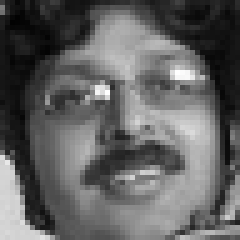
#> input picture assets/happy/happy-0607.jpg, 48 x 48 px, found by its file name (shown 5 times larger); its folder holds 3 pictures in this run
$ jupyter execute --allow-errors test.ipynb   (older library calls are emulated)
#> lines starting #> are read from the running program, lines starting #| are printed output that depends on the picture; long printed decimals are rounded
[cell 1]
import pandas as pd
import numpy as np
import cv2
from pathlib import Path
import matplotlib.pyplot as plt
import skimage
from skimage import io

[cell 2]
PATH = Path().cwd().parent.parent
DDIR = PATH / 'tugas-2' / 'assets'
DDIR

[cell 3]
img_listNo = [int(i) for i in range(607, 610)]
img_listNo

[cell 4]
# Konversi ke matrix pixel
save = []
for j in img_listNo:
    pixel = cv2.imread(f'D:/KULIAH/Mata Kuliah/semester-4/PPDM/tugas-2/assets/happy/happy-0{img_listNo}.jpg', 0)
    save.append(pixel)
#> pass 2 of the loop `for j in img_listNo:`:
#> pass 3 of the loop `for j in img_listNo:`:

save[0]

[cell 5]
# Color Histogram
# Looping untuk menampilkan setiap gambar
for img in range(len(img_listNo)):
    # Size canvas visualisasi
    plt.figure(figsize=(30,4))

    # Read gambar grayscale, lgsg berubah jadi pixel matriks
    img = io.imread(f'D:/KULIAH/Mata Kuliah/semester-4/PPDM/tugas-2/assets/happy/happy-0{img_listNo[img]}.jpg')
#> img is the input picture: shape (48, 48); min 2, max 255, mean 97.3

    # Pembuatan colour histogram
    histogram, _ = np.histogram(img, bins=np.arange(0, 257))
#> histogram = 256 values, max 31 at index 20, min 0 at index 0, mean 9

    # Menampilkan hasil
    plt.subplot(131), plt.imshow(img, cmap='gray')
    plt.title('Grayscale Image'), plt.xticks([]), plt.yticks([])
    plt.subplot(132), plt.bar(np.arange(0, 256), histogram)
    plt.title('Colour Histogram'), plt.xlabel('Bins'), plt.ylabel('Num of Pixel')
    plt.show()
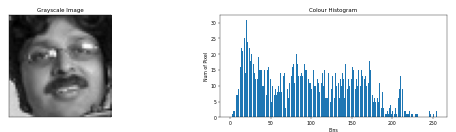
#> figure drawn by matplotlib, 2 panels; panel 2: tallest bar 31 high, from x = 19.6 to 20.4
#> pass 2 of the loop `for img in range(len(img_listNo)):`:
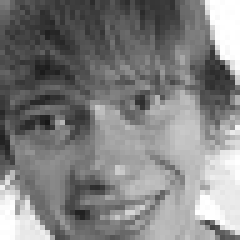
#> input picture assets/happy/happy-0608.jpg, 48 x 48 px, found by its file name (shown 5 times larger)
#> img is the input picture: shape (48, 48); min 23, max 255, mean 128.8
#> histogram = 256 values, max 48 at index 255, min 0 at index 0, mean 9
#> `plt.show()`:
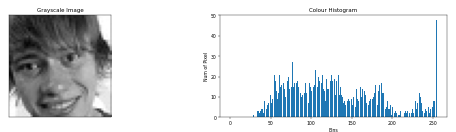
#> figure drawn by matplotlib, 2 panels; panel 2: tallest bar 48 high, from x = 254.6 to 255.4
#> pass 3 of the loop `for img in range(len(img_listNo)):`:
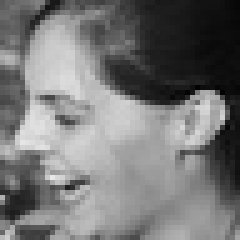
#> input picture assets/happy/happy-0609.jpg, 48 x 48 px, found by its file name (shown 5 times larger)
#> img is the input picture: shape (48, 48); min 3, max 231, mean 118.2
#> histogram = 256 values, max 26 at index 160, min 0 at index 0, mean 9
#> `plt.show()`:
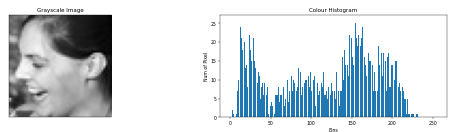
#> figure drawn by matplotlib, 2 panels; panel 2: tallest bar 26 high, from x = 159.6 to 160.4

[cell 6]
import cv2
import numpy as np


save = {}
for i in img_listNo:
    img = cv2.imread(f'D:/KULIAH/Mata Kuliah/semester-4/PPDM/tugas-2/assets/happy/happy-0{i}.jpg', 0)
    # Hitung mean
    mean = np.mean(img)
#> mean = 97.27
    # Hitung variance
    variance = np.var(img)
#> variance = 3415.2
    # Hitung standar deviasi
    std_dev = np.sqrt(variance)
#> std_dev = 58.44
    # Hitung skewness
    skewness = np.mean((img - mean)**3) / (std_dev**3)
#> skewness = 0.2
    # Hitung kurtosis
    kurtosis = np.mean((img - mean)**4) / (std_dev**4)
#> kurtosis = 1.97
    save[f'happy-0{i}'] = [mean,variance,std_dev,skewness,kurtosis]
#> pass 2 of the loop `for i in img_listNo:`:
#> mean = 128.8
#> variance = 3264
#> std_dev = 57.13
#> skewness = 0.563
#> kurtosis = 2.46
#> pass 3 of the loop `for i in img_listNo:`:
#> mean = 118.2
#> variance = 4035.1
#> std_dev = 63.52
#> skewness = -0.301
#> kurtosis = 1.77

# Return hasil dalam bentuk dataframe
pd.DataFrame.from_dict(save, orient='index', columns=['mean', 'variance', 'std_dev', 'skewness', 'kurtosis'])
#> Out = table of 3 rows and 5 columns

[cell 7]
import cv2
import numpy as np
import pandas as pd

def glcm_matrix(img):
    # Hitung matrix co-ocurrence
    glcm = cv2.calcHist([img], [0], None, [256], [0, 256])
    glcm_matrix = np.zeros((256, 256))
    for i in range(256):
        for j in range(256):
            glcm_matrix[i, j] = glcm[i] * glcm[j]

    # Normalisasi
    glcm_matrix_norm = glcm_matrix / np.sum(glcm_matrix)

    # Hitung features
    contrast = np.sum(glcm_matrix_norm * np.square(np.arange(256) - np.arange(256)[:, np.newaxis]))
    correlation = np.sum(glcm_matrix_norm * (np.arange(256) - np.mean(np.arange(256))) * (np.arange(256)[:, np.newaxis] - np.mean(np.arange(256))) / (np.std(np.arange(256)) * np.std(np.arange(256)[:, np.newaxis])))
    energy = np.sum(np.square(glcm_matrix_norm))
    homogeneity = np.sum(glcm_matrix_norm / (1 + np.square(np.arange(256) - np.arange(256)[:, np.newaxis])))

    # Buat dataframe
    df = pd.DataFrame({
        'Contrast': [contrast],
        'Correlation': [correlation],
        'Energy': [energy],
        'Homogeneity': [homogeneity]
    })

    return df

# Contoh penggunaan
img = cv2.imread('D:/KULIAH/Mata Kuliah/semester-4/PPDM/tugas-2/assets/happy/happy-0607.jpg', 0)
glcm_matrix(img)
#> in glcm_matrix, `glcm = cv2.calcHist([img], [0], None, [256], [0, 256])`: glcm = 256 values, max 31 at index 20, min 0 at index 0, mean 9
#> after the loop in glcm_matrix, `for i in range(256):`:
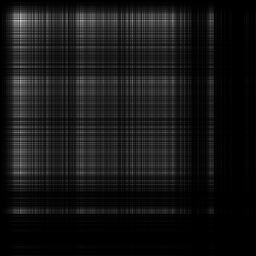
#> glcm_matrix: shape (256, 256) float64; min 0, max 961, mean 81; drawn with min black and max white
#> in glcm_matrix, `contrast = np.sum(glcm_matrix_norm * np.square(np.arange(256) - np.ara..`: contrast = 6830.4
#> in glcm_matrix, `correlation = np.sum(glcm_matrix_norm * (np.arange(256) - np.mean(np.a..`: correlation = 0.167
#> in glcm_matrix, `energy = np.sum(np.square(glcm_matrix_norm))`: energy = 3.29e-05
#> in glcm_matrix, `homogeneity = np.sum(glcm_matrix_norm / (1 + np.square(np.arange(256) ..`: homogeneity = 0.0169
#> in glcm_matrix, `df = pd.DataFrame({ 'Contrast': [contrast], 'Correlation': [correlatio..`: df = table of 1 rows and 4 columns
#> Out = table of 1 rows and 4 columns

[cell 8]
import cv2
import numpy as np
import pandas as pd


def glcm(image, d, theta):
    # Konversi ke grayscale jika belum grayscale
    if len(image.shape) > 2:
        image = cv2.cvtColor(image, cv2.COLOR_BGR2GRAY)

    # Hitung matrix GLCM
    glcm_matrix = np.zeros((256, 256))

    # Loop untuk mengisi nilai matrix GLCM
    for i in range(image.shape[0]):
        for j in range(image.shape[1]):
            # Tentukan koordinat piksel tujuan sesuai dengan nilai d dan theta
            if theta == 0:
                x = i
                y = j + d
            elif theta == 45:
                x = i - d
                y = j + d
            elif theta == 90:
                x = i - d
                y = j
            elif theta == 135:
                x = i - d
                y = j - d

            # Cek apakah koordinat piksel tujuan berada dalam range gambar
            if x >= 0 and y >= 0 and x < image.shape[0] and y < image.shape[1]:
                glcm_matrix[image[i][j], image[x][y]] += 1

    return glcm_matrix.astype(int)

def normalize_glcm(glcm_matrix):
    # Hitung jumlah total nilai pada matriks
    total = np.sum(glcm_matrix)

    # Normalisasi matriks dengan membagi setiap nilai dengan total
    glcm_norm = glcm_matrix / total

    return glcm_norm


def glcm_features(glcm_matrix):
    # Hitung fitur
    contrast = np.sum(np.square(np.arange(glcm_matrix.shape[0]) - np.arange(glcm_matrix.shape[1])) * glcm_matrix)
    dissimilarity = np.sum(np.abs(np.arange(glcm_matrix.shape[0]) - np.arange(glcm_matrix.shape[1])) * glcm_matrix)
    homogeneity = np.sum(glcm_matrix / (1 + np.square(np.arange(glcm_matrix.shape[0]) - np.arange(glcm_matrix.shape[1]))))
    energy = np.sum(np.square(glcm_matrix))
    correlation = np.sum((glcm_matrix * (np.outer(np.arange(glcm_matrix.shape[0]), np.arange(glcm_matrix.shape[1])) - np.mean(glcm_matrix))) / (np.std(glcm_matrix) * np.std(np.outer(np.arange(glcm_matrix.shape[0]), np.arange(glcm_matrix.shape[1])))))

    return contrast, dissimilarity, homogeneity, energy, correlation


# Contoh penggunaan
# untuk menyimpan hasil fitur dari kesembilan gambar
features_list = {}
kat = ['happy','neutral','sad']
index = 0
# Loop untuk membaca setiap gambar dan menghitung fitur GLCM
#> (the rest of this cell did not finish here and is left out)

#> after the loop in glcm, `for i in range(image.shape[0]):`:
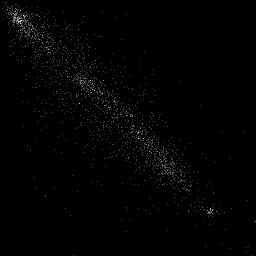
#> glcm_matrix: shape (256, 256) float64; min 0, max 4, mean 0.0344; drawn with min black and max white
#> `glcm_matrix = glcm(img, 1, 0)`:
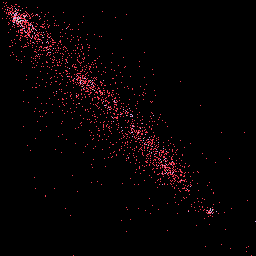
#> glcm_matrix: shape (256, 256) int64; 5 distinct labels, from 0 to 4; one colour per label, 0 black
        glcm_norm = normalize_glcm(glcm_matrix)
#> in normalize_glcm, `total = np.sum(glcm_matrix)`: total = 2256
        contrast, dissimilarity, homogeneity, energy, correlation = glcm_features(glcm_norm)
#> in glcm_features, `contrast = np.sum(np.square(np.arange(glcm_matrix.shape[0]) - np.arang..`: contrast = 0
#> in glcm_features, `homogeneity = np.sum(glcm_matrix / (1 + np.square(np.arange(glcm_matri..`: homogeneity = 1
#> in glcm_features, `energy = np.sum(np.square(glcm_matrix))`: energy = 0.000568
#> in glcm_features, `correlation = np.sum((glcm_matrix * (np.outer(np.arange(glcm_matrix.sh..`: correlation = 9528.9
#> `contrast, dissimilarity, homogeneity, energy, correlation = glcm_featu..`: contrast = 0; homogeneity = 1; energy = 0.000568; correlation = 9528.9
#> `index += 1`: index = 1
#> pass 2 of the loop `for j in range(3):`:

        # Menyimpan hasil fitur ke dalam list
        features_list[f'{kat[j]}-{k}'] = [contrast, dissimilarity, homogeneity, energy, correlation]
    index += 1
# Konversi list hasil fitur ke dalam dataframe
df = pd.DataFrame.from_dict(features_list,orient="index" ,columns=['contrast', 'dissimilarity', 'homogeneity', 'energy', 'correlation'])
df

[cell 9]
import numpy as np
import matplotlib.pyplot as plt

def texture_histogram(glcm_matrix, num_bins=256):
    # Hitung histogram dengan membagi matrix GLCM ke dalam num_bins bin
    hist, _ = np.histogram(glcm_matrix, bins=num_bins)

    # Normalisasi histogram dengan membagi setiap nilai dengan total jumlah elemen dalam matrix GLCM
    total = np.sum(glcm_matrix)
    hist_norm = hist / total

    return hist_norm

# Contoh penggunaan
#> (the rest of this cell did not finish here and is left out)

#> after the loop in glcm (call 5), `for i in range(image.shape[0]):`:
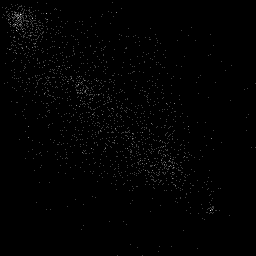
#> glcm_matrix: shape (256, 256) float64; min 0, max 4, mean 0.0323; drawn with min black and max white
#> `glcm_matrix = glcm(img, 2, 135)`:
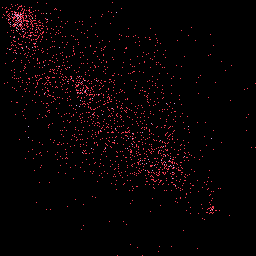
#> glcm_matrix: shape (256, 256) int64; 5 distinct labels, from 0 to 4; one colour per label, 0 black
        glcm_norm = normalize_glcm(glcm_matrix)
        hist = texture_histogram(glcm_norm)
#> in texture_histogram, `hist, _ = np.histogram(glcm_matrix, bins=num_bins)`: hist = 256 values, max 63548 at index 0, min 0 at index 1, mean 256
#> in texture_histogram, `total = np.sum(glcm_matrix)`: total = 1
#> in texture_histogram, `hist_norm = hist / total`: hist_norm has the same summary as hist
#> `plt.show()`:
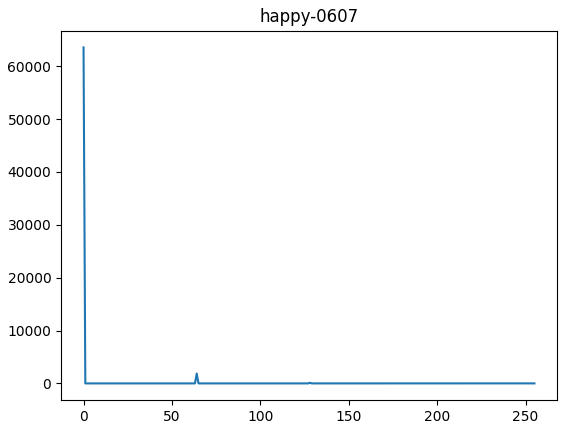
#> figure drawn by matplotlib, 1 panel; curve peaks at x = 0, y = 63548
#> pass 2 of the loop `for j in range(len(img_listNo)):`:

        # Visualisasi histogram
        plt.plot(hist),plt.title(f"{kat[j]}-0{k}")
        plt.show()

[cell 10]
def calculate_second_order_stats(glcm_matrix):
    # Hitung second order statistics dari matrix GLCM
    contrast = np.sum(glcm_matrix * np.square(np.arange(glcm_matrix.shape[0], dtype=np.float) - np.arange(glcm_matrix.shape[1], dtype=np.float)))
    dissimilarity = np.sum(glcm_matrix * np.abs(np.arange(glcm_matrix.shape[0], dtype=np.float) - np.arange(glcm_matrix.shape[1], dtype=np.float)))
    homogeneity = np.sum(glcm_matrix / (1 + np.square(np.arange(glcm_matrix.shape[0], dtype=np.float) - np.arange(glcm_matrix.shape[1], dtype=np.float))))
    energy = np.sum(np.square(glcm_matrix))
    correlation = np.sum(glcm_matrix * (np.arange(glcm_matrix.shape[0], dtype=np.float) - np.mean(np.arange(glcm_matrix.shape[0], dtype=np.float))) \
                        * (np.arange(glcm_matrix.shape[1], dtype=np.float) - np.mean(np.arange(glcm_matrix.shape[1], dtype=np.float)))) \
                        / (np.std(np.arange(glcm_matrix.shape[0], dtype=np.float)) * np.std(np.arange(glcm_matrix.shape[1], dtype=np.float)))

    return contrast, dissimilarity, homogeneity, energy, correlation

#> (the rest of this cell did not finish here and is left out)


        # Normalisasi GLCM
        glcm_norm = normalize_glcm(glcm_matrix)

        # Hitung second order statistics
        contrast, dissimilarity, homogeneity, energy, correlation = calculate_second_order_stats(glcm_norm)
#> in calculate_second_order_stats, `contrast = np.sum(glcm_matrix * np.square(np.arange(glcm_matrix.shape[..`: contrast = 0
#> in calculate_second_order_stats, `homogeneity = np.sum(glcm_matrix / (1 + np.square(np.arange(glcm_matri..`: homogeneity = 1
#> in calculate_second_order_stats, `energy = np.sum(np.square(glcm_matrix))`: energy = 0.000568
#> in calculate_second_order_stats, `correlation = np.sum(glcm_matrix * (np.arange(glcm_matrix.shape[0], dt..`: correlation = 0.778
#| Contrast: 0.0
#| Dissimilarity: 0.0
#| Homogeneity: 1.0
#| Energy: 0.0005678
#| Correlation: 0.7779
#> pass 2 of the loop `for j in range(len(img_listNo)):`:

        print(f"{kat[j]}-0{k}")
        print(f"Contrast: {contrast}")
        print(f"Dissimilarity: {dissimilarity}")
        print(f"Homogeneity: {homogeneity}")
        print(f"Energy: {energy}")
        print(f"Correlation: {correlation}")
        print(30*"~")
